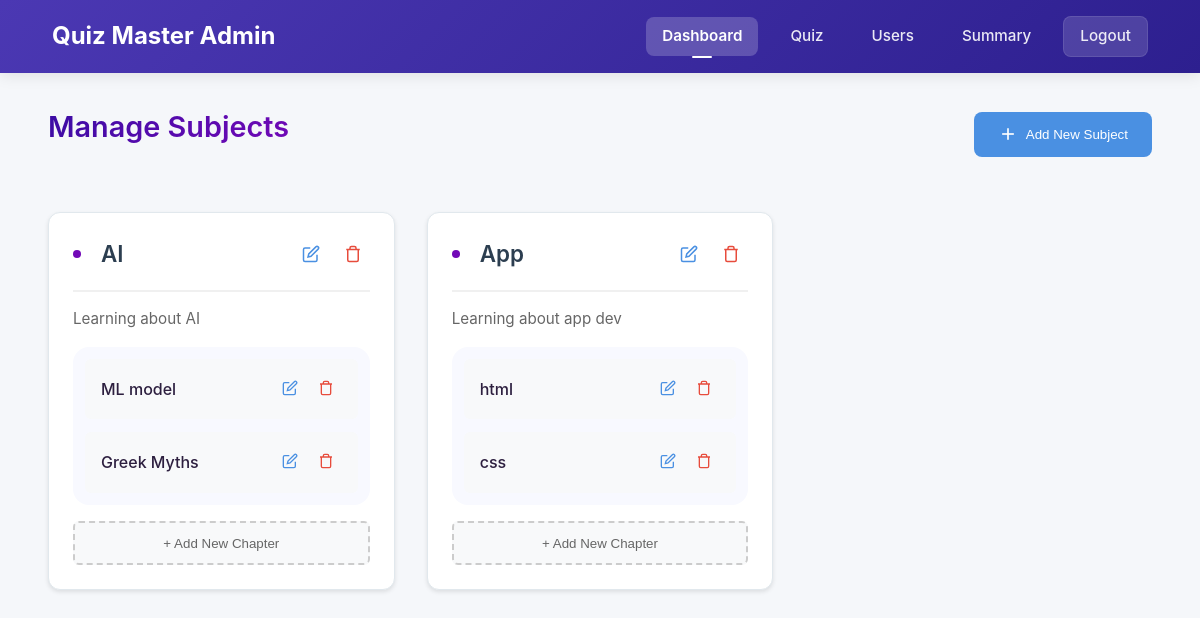
The app's page /admin/dashboard (signed in) with its own data.
### app.py (models this page shows)
class Subject(db.Model):
    id = db.Column(db.Integer, primary_key=True)
    name = db.Column(db.String(100), nullable=False)
    description = db.Column(db.Text, nullable=True)
    created_at = db.Column(db.DateTime, default=datetime.utcnow)
    chapters = db.relationship('Chapter', backref='subject', lazy=True, cascade="all, delete-orphan")

class Chapter(db.Model):
    id = db.Column(db.Integer, primary_key=True)
    name = db.Column(db.String(100), nullable=False)
    description = db.Column(db.Text, nullable=True)
    subject_id = db.Column(db.Integer, db.ForeignKey('subject.id'), nullable=False)
    created_at = db.Column(db.DateTime, default=datetime.utcnow)

### app.py (the view)
@app.route('/admin/dashboard')
@admin_required
def admin_dashboard():
    subjects = Subject.query.order_by(Subject.created_at.desc()).all()
    return render_template('admin/admin_dashboard.html', active_page='home', subjects=subjects)

### app.py (called while the page is built)
def get_current_user():
    if 'user_id' in session:
        return User.query.get(session['user_id'])
    return None

@app.context_processor
def utility_processor():
    return dict(current_user=get_current_user())

def admin_required(f):
    @wraps(f)
    def decorated_function(*args, **kwargs):
        if 'user_id' not in session:
            flash('Please login first.', 'error')
            return redirect(url_for('login'))
        user = User.query.get(session['user_id'])
        if not user or not user.is_admin:
            flash('Admin access required.', 'error')
            return redirect(url_for('dashboard'))
        return f(*args, **kwargs)
    return decorated_function

### templates/admin/admin_dashboard.html (shortened to what this page needs)
<!DOCTYPE html>
<html lang="en">
<head>
    <link href="/static/navbar.css" rel="stylesheet">
    <link href="/static/dashboard.css" rel="stylesheet">
</head>
<body>
    <nav class="navbar">
        <div class="nav-container">
            <div style="font-size: 150%;color: white;font-weight: bold;">
                Quiz Master Admin
            </div>
            <div class="nav-links">
                <a href="{{ url_for('admin_dashboard') }}" {% if active_page == 'home' %}class="active"{% endif %}>
                    Dashboard
                </a>
                <a href="{{ url_for('admin_quiz') }}" {% if active_page == 'quiz' %}class="active"{% endif %}>
                    Quiz
                </a>
                <a href="{{ url_for('users') }}" {% if active_page == 'users' %}class="active"{% endif %}>
                    Users
                </a>
                <a href="{{ url_for('admin_summary') }}" {% if active_page == 'summary' %}class="active"{% endif %}>
                    Summary
                </a>
                <a href="{{ url_for('logout') }}" class="logout-btn">
                    Logout
                </a>
            </div>
        </div>
    </nav>
    <main>
        <div class="dashboard-header">
            <h1 class="dashboard-title">Manage Subjects</h1>
            <button class="add-subject-btn" onclick="openSubjectModal()">
                <svg width="20" height="20" viewBox="0 0 24 24" fill="none" stroke="currentColor" stroke-width="2">
                    <line x1="12" y1="5" x2="12" y2="19"></line>
                    <line x1="5" y1="12" x2="19" y2="12"></line>
                </svg>
                Add New Subject
            </button>
        </div>
        <div class="subjects-grid">
            {% for subject in subjects %}
            <div class="subject-card">
                <div class="subject-header">
                    <h3 class="subject-title">{{ subject.name }}</h3>
                    <div class="subject-actions">
                        <button class="action-btn edit-btn" onclick="openEditSubjectModal({{ subject.id }}, '{{ subject.name }}', '{{ subject.description }}')">
                            <svg width="18" height="18" viewBox="0 0 24 24" fill="none" stroke="currentColor" stroke-width="2">
                                <path d="M11 4H4a2 2 0 0 0-2 2v14a2 2 0 0 0 2 2h14a2 2 0 0 0 2-2v-7"></path>
                                <path d="M18.5 2.5a2.121 2.121 0 0 1 3 3L12 15l-4 1 1-4 9.5-9.5z"></path>
                            </svg>
                        </button>
                        <form action="{{ url_for('delete_subject', subject_id=subject.id) }}" method="POST" style="display: inline;">
                            <button type="submit" class="action-btn delete-btn" onclick="return confirm('Are you sure you want to delete this subject?')">
                                <svg width="18" height="18" viewBox="0 0 24 24" fill="none" stroke="currentColor" stroke-width="2">
                                    <path d="M3 6h18"></path>
                                    <path d="M19 6v14a2 2 0 0 1-2 2H7a2 2 0 0 1-2-2V6m3 0V4a2 2 0 0 1 2-2h4a2 2 0 0 1 2 2v2"></path>
                                </svg>
                            </button>
                        </form>
                    </div>
                </div>
                <p class="subject-description">{{ subject.description or 'No description available' }}</p>
                <div class="chapters-list">
                    {% for chapter in subject.chapters %}
                    <div class="chapter-item">
                        <span>{{ chapter.name }}</span>
                        <div class="chapter-actions">
                            <button class="action-btn edit-btn" onclick="openEditChapterModal({{ chapter.id }}, '{{ chapter.name }}', '{{ chapter.description }}')">
                                <svg width="16" height="16" viewBox="0 0 24 24" fill="none" stroke="currentColor" stroke-width="2">
                                    <path d="M11 4H4a2 2 0 0 0-2 2v14a2 2 0 0 0 2 2h14a2 2 0 0 0 2-2v-7"></path>
                                    <path d="M18.5 2.5a2.121 2.121 0 0 1 3 3L12 15l-4 1 1-4 9.5-9.5z"></path>
                                </svg>
                            </button>
                            <form action="{{ url_for('delete_chapter', chapter_id=chapter.id) }}" method="POST" style="display: inline;">
                                <button type="submit" class="action-btn delete-btn" onclick="return confirm('Are you sure you want to delete this chapter?')">
                                    <svg width="16" height="16" viewBox="0 0 24 24" fill="none" stroke="currentColor" stroke-width="2">
                                        <path d="M3 6h18"></path>
                                        <path d="M19 6v14a2 2 0 0 1-2 2H7a2 2 0 0 1-2-2V6m3 0V4a2 2 0 0 1 2-2h4a2 2 0 0 1 2 2v2"></path>
                                    </svg>
                                </button>
                            </form>
                        </div>
                    </div>
                    {% endfor %}
                </div>
                <button class="add-chapter-btn" onclick="openChapterModal({{ subject.id }})">
                    + Add New Chapter
                </button>
            </div>
            {% else %}
            <div class="empty-state">
                <h3>No subjects available</h3>
                <p>Click the "Add New Subject" button to get started</p>
            </div>
            {% endfor %}
        </div>
    </main>
</body>
</html>

### static/navbar.css (style rules this page uses)
.navbar, .navbar-nav, .nav-item, .nav-link { all: unset; display: revert; }
* { margin: 0; padding: 0; box-sizing: border-box; }
body { font-family: 'Segoe UI', Tahoma, Geneva, Verdana, sans-serif; }
.navbar { background: linear-gradient(135deg, #4b38b3 0%, #2d1f8f 100%); padding: 1rem 2rem; box-shadow: 0 2px 15px rgba(0, 0, 0, 0.1); position: sticky; top: 0; z-index: 1000; display: flex; align-items: center; justify-content: space-between; }
.nav-container { max-width: 1200px; margin: 0 auto; display: flex; justify-content: space-between; align-items: center; width: 100%; }
.nav-links { display: flex; gap: 1rem; align-items: center; }
.nav-links a { color: rgba(255, 255, 255, 0.9); text-decoration: none; padding: 0.5rem 1rem; border-radius: 8px; font-size: 0.95rem; font-weight: 500; transition: all 0.3s ease; position: relative; }
.nav-links a.active { background: rgba(255, 255, 255, 0.2); color: white; font-weight: 600; }
.nav-links a.active::after { content: ''; position: absolute; bottom: -2px; left: 50%; transform: translateX(-50%); width: 20px; height: 2px; background-color: white; border-radius: 2px; }
.logout-btn { background-color: rgba(255, 255, 255, 0.15); color: white; padding: 0.5rem 1.2rem; border-radius: 8px; font-weight: 500; transition: all 0.3s ease; border: 1px solid rgba(255, 255, 255, 0.1); }
.nav-container { display: flex; justify-content: space-between; align-items: center; padding: 0 20px; max-width: 1200px; margin: 0 auto; }

### static/dashboard.css (style rules this page uses)
body { background: #f8f9ff; font-family: 'Inter', system-ui, -apple-system, sans-serif; color: #1a1f36; line-height: 1.5; margin: 0; padding: 0; }
main { max-width: 1400px; margin: 0 auto; padding: 2rem; background: #f8f9ff; }
.dashboard-header { margin-bottom: 3rem; position: relative; padding-bottom: 1rem; }
.dashboard-title { font-size: 2.5rem; font-weight: 800; background: linear-gradient(135deg, #3a0ca3 0%, #7209b7 100%); -webkit-background-clip: text; -webkit-text-fill-color: transparent; margin-bottom: 1rem; }
.subjects-grid { display: grid; grid-template-columns: repeat(auto-fill, minmax(380px, 1fr)); gap: 2.5rem; perspective: 1000px; }
.subject-card { background: white; border-radius: 20px; box-shadow: 0 4px 6px -1px rgba(58, 12, 163, 0.05), 0 2px 4px -1px rgba(58, 12, 163, 0.03); padding: 2rem; position: relative; transition: all 0.4s cubic-bezier(0.4, 0, 0.2, 1); overflow: hidden; border: 1px solid rgba(114, 9, 183, 0.08); }
.subject-card::before { content: ''; position: absolute; top: 0; left: 0; right: 0; height: 6px; background: linear-gradient(135deg, #3a0ca3 0%, #7209b7 100%); border-radius: 20px 20px 0 0; opacity: 0; transition: opacity 0.3s ease; }
.subject-header { margin-bottom: 2rem; position: relative; }
.subject-title { font-size: 1.75rem; font-weight: 700; color: #2d1f3f; margin-bottom: 1rem; display: flex; align-items: center; gap: 0.75rem; }
.subject-title::before { content: ''; display: block; width: 8px; height: 8px; background: #7209b7; border-radius: 50%; margin-right: 0.5rem; }
.subject-description { color: #4f546b; font-size: 1rem; line-height: 1.7; margin-bottom: 2rem; }
.chapters-list { background: #f8f9ff; border-radius: 16px; padding: 0.75rem; position: relative; }
.chapter-item { padding: 1.25rem; border-radius: 12px; display: flex; align-items: center; gap: 1rem; cursor: pointer; transition: all 0.3s ease; position: relative; overflow: hidden; }
.chapter-item::before { content: ''; position: absolute; left: 0; top: 0; height: 100%; width: 4px; background: linear-gradient(135deg, #3a0ca3 0%, #7209b7 100%); opacity: 0; transition: opacity 0.3s ease; border-radius: 4px; }
.chapter-item span { color: #2d1f3f; font-weight: 500; font-size: 1rem; flex: 1; }

### records on screen
Subject: name "AI", description "Learning about AI"
Chapter: name "ML model"
Chapter: name "Greek Myths"
Subject: name "App", description "Learning about app dev"
Chapter: name "html"
Chapter: name "css"
